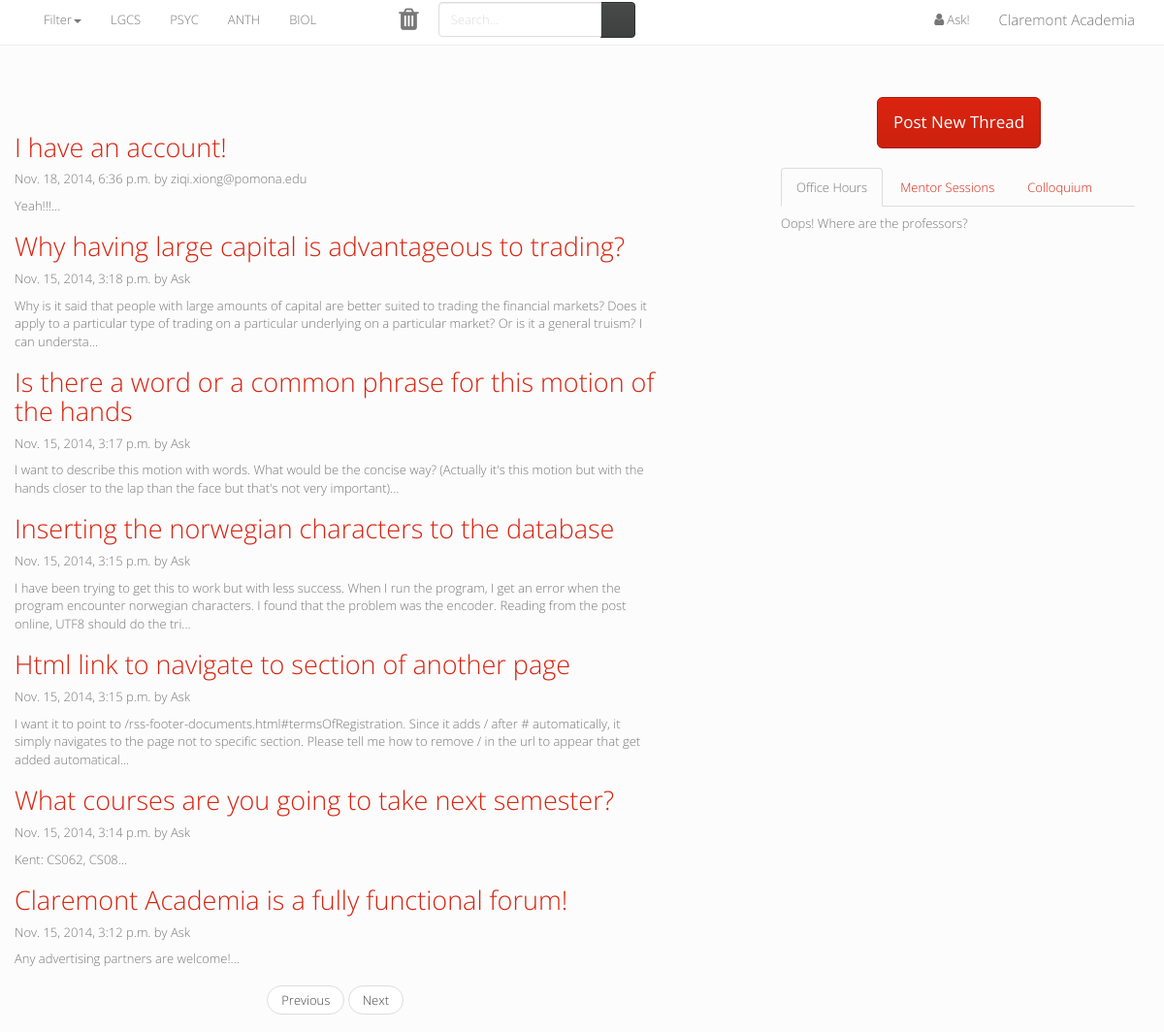
The page / (signed in) on the database its author committed.
### forum/models.py (models this page shows, shortened)
class User(AbstractBaseUser):
    email = models.CharField(max_length=64, unique=True)
    display_name = models.CharField(max_length=64)
    forums = models.ManyToManyField(Subforum)
    USERNAME_FIELD = 'email'
    objects = BaseUserManager()

class Post(models.Model):
    poster = models.ForeignKey(User)
    content = models.TextField()
    date = models.DateTimeField(default = timezone.now)
    def someContent(self):
        return self.content[:250] + "..."

class Thread(Post):
    subforum = models.ForeignKey(Subforum)
    title = models.CharField(max_length=128)
    def get_url(self):
        if isinstance(self.subforum, Class):
            s = Class.objects.get(name = self.subforum.name).get_url()
        else:
            s = self.subforum.get_url()
        return s + str(self.id) +'/'

class Post(models.Model):
    poster = models.ForeignKey(User)
    content = models.TextField()
    date = models.DateTimeField(default = timezone.now)
    def someContent(self):
        return self.content[:250] + "..."

### forum/views.py (the view)
# urls.py: url(r'^$',views.index, name='index'),
def index(request):
    if not request.user.is_authenticated():
        return redirect('/login/')
    return render(request, 'index.html',{'forum': None, 'threads': Thread.objects.order_by('-date')[:10]});

### forum/models.py (called while the page is built)
    def get_url(self):
        return '/forums/' + self.name.lower() + '/'

    def get_url(self):
        return self.department.get_url() + self.name.lower() + '/'

### forum/views.py (called while the page is built)
def render(request, template_name, dictionary = dict([])):
    dictionary.update({'departments': Department.objects.all(), 'classes': Class.objects.all()})
    return oldrender(request, template_name, dictionary)

### forum/templates/index.html (shortened to what this page needs)
{% extends "base.html" %}
{% block leftblock %}
<br />
<div class="blog-post">
    {% for thread in threads %}
        <h2 class="blog-post-title"><a href="{{ thread.get_url }}">{{ thread.title }}</a></h2>
        <p class="blog-post-meta">{{ thread.date }} by {{ thread.poster.display_name }}</p>
        <p>{{ thread.someContent }}</p>
    {% endfor %}
</div>
<nav>
    <ul class="pager">
        <li><a href="#">Previous</a></li>
        <li><a href="#">Next</a></li>
    </ul>
</nav>
{% endblock %}

### forum/templates/base.html (shortened to what this page needs)
<!DOCTYPE html>
<html lang="en">
    <head>
        <link href="/static/css/bootstrap.css" rel="stylesheet">
        <link href="//maxcdn.bootstrapcdn.com/font-awesome/4.2.0/css/font-awesome.min.css" rel="stylesheet">
        <link href="/static/css/bootstrap-responsive.css" rel="stylesheet">
    </head>
    <body>
        <nav class="navbar navbar-default navbar-fixed-top" role="navigation">
            <div class="container">
                <div class="collapse navbar-collapse" id="bs-example-navbar-collapse-1">
                    <ul class="nav navbar-nav">
                        <li class="menu-item dropdown">
                            <a href="#" class="dropdown-toggle" data-toggle="dropdown">Filter<b class="caret"></b></a>
                        </li>
                        <li><a class="favorites" href="#">LGCS</a></li>
                        <li><a class="favorites" href="#">PSYC</a></li>
                        <li><a class="favorites" href="#">ANTH</a></li>
                        <li><a class="favorites" href="#">BIOL</a></li>
                        <li><a style="padding-left: 30px; padding-right: 30px; padding-bottom: 28px;" class="empty" href="#"></a></li>
                        <li><div class="trash" style="padding: 7px; padding-left: 10px; padding-right: 20px;" ><i class="fa fa-trash fa-2x"></i></div></li>
                    </ul>
                    <ul class="nav navbar-nav navbar-right">
                        <li><a href="/" id="ca">Claremont Academia</a></li>
                    </ul>
                    <ul class="nav navbar-nav navbar-right">
                        {% if user.is_authenticated %}
                        {% if user.display_name %}
                        <li><a href="/settings/" data-toggle="tooltip" data-placement="bottom" title="This is your home!"><i style="font-size: 14px; padding-left:10px; padding-right:3px; padding-bottom: 8px;" class="fa fa-user"></i>{{user.display_name}}!</a></li>
                        {% else %}
                        <li><a href="/settings/" data-toggle="tooltip" data-placement="bottom" title="This is your home!"><i style="font-size: 14px; padding-left:10px; padding-right:3px; padding-bottom: 8px;" class="fa fa-user"></i>{{user.email}}!</a></li>
                        {% endif %}
                        {% else %}
                        <li><a href="/login/">Log in!</a></li>
                        {% endif %}
                    </ul>
                    <form class="navbar-form" role="search">
                        <div class="input-group">
                            <input type="text" class="form-control" placeholder="Search...">
                            <span class="input-group-btn">
                                <button type="submit" class="btn btn-default" value="Search!">
                                    <span class="glyphicon glyphicon-search">
                                    </span>
                                </button>
                            </span>
                        </div>
                    </form>
                </div>
            </div>
        </nav>
        <div class="container">
            <div class="row">
                <div class="col-sm-7 blog-main">
                    {% block leftblock %}
                    {% endblock %}
                </div>
                <div class="col-sm-4 col-sm-offset-1 blog-sidebar">
                    {% block rightblock %}
                    {% include "right.html" %}
                    {% endblock %}
                </div>
            </div>
        </div>
    </body>
</html>

### forum/templates/base.html (style rules this page uses)
#ca { font-size: 15px }
body { padding-top: 100px; }

### rows shown on the page
User: display_name "Ask"
Thread: title "I have an account!", date "Nov. 18, 2014, 6:36 p.m.", poster.display_name "ziqi.xiong@pomona.edu", someContent "Yeah!!!..."
Thread: title "Why having large capital is advantageous to trading?", date "Nov. 15, 2014, 3:18 p.m.", poster.display_name "Ask", someContent "Why is it said that people with large amounts of capital are better suited to trading the financial markets? Does it apply to a particular type of trading on a particular underlying on a particular market? Or is it a general truism? I can understa..."
Thread: title "Is there a word or a common phrase for this motion of the hands", date "Nov. 15, 2014, 3:17 p.m.", poster.display_name "Ask", someContent "I want to describe this motion with words. What would be the concise way? (Actually it's this motion but with the hands closer to the lap than the face but that's not very important)..."
Thread: title "Inserting the norwegian characters to the database", date "Nov. 15, 2014, 3:15 p.m.", poster.display_name "Ask", someContent "I have been trying to get this to work but with less success. When I run the program, I get an error when the program encounter norwegian characters. I found that the problem was the encoder. Reading from the post online, UTF8 should do the tri..."
Thread: title "Html link to navigate to section of another page", date "Nov. 15, 2014, 3:15 p.m.", poster.display_name "Ask", someContent "I want it to point to /rss-footer-documents.html#termsOfRegistration. Since it adds / after # automatically, it simply navigates to the page not to specific section. Please tell me how to remove / in the url to appear that get added automatical..."
Thread: title "What courses are you going to take next semester?", date "Nov. 15, 2014, 3:14 p.m.", poster.display_name "Ask", someContent "Kent: CS062, CS08..."
Thread: title "Claremont Academia is a fully functional forum!", date "Nov. 15, 2014, 3:12 p.m.", poster.display_name "Ask", someContent "Any advertising partners are welcome!..."
